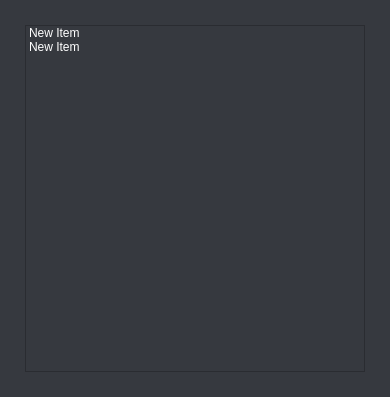
<?xml version="1.0" encoding="UTF-8"?>
<ui version="4.0">
 <class>MainWindow</class>
 <widget class="QMainWindow" name="MainWindow">
  <property name="geometry">
   <rect>
    <x>0</x>
    <y>0</y>
    <width>390</width>
    <height>397</height>
   </rect>
  </property>
  <property name="windowTitle">
   <string>MainWindow</string>
  </property>
  <property name="styleSheet">
   <string notr="true">/*-----QWidget-----*/
QWidget
{
	background-color: #36393f;
	color: #ffffff;
	border-color: #051a39;
	font:  10px &quot;Verdana&quot;;

}

QWidget#main_frame{
border: 1px solid #fd8008;
}

/*-----QLabel-----*/
QLabel
{
	background-color: transparent;
	color: #ffffff;

}


QLabel::disabled
{
	background-color: transparent;
	color: #656565;

}


/*-----QMenuBar-----*/
QMenuBar
{
	background-color: #36393f;
	color: #ffffff;
	border-color: #051a39;

}


QMenuBar::disabled
{
	background-color: #404040;
	color: #656565;
	border-color: #051a39;

}


QMenuBar::item
{
    background-color: transparent;

}


QMenuBar::item:selected
{
    background-color: #fd8008;
    border: 1px solid #41cd52;

}


QMenuBar::item:pressed
{
    background-color: #b55d00;
    border: 1px solid #000;
    margin-bottom: -1px;
    padding-bottom: 1px;

}


/*-----QMenu-----*/
QMenu
{
    background-color: #36393f;
    border: 1px solid;
    color: #ffffff;

}


QMenu::separator
{
    height: 1px;
    background-color: #ff9500;
    color: #ffffff;
    padding-left: 4px;
    margin-left: 10px;
    margin-right: 5px;

}


QMenu::item
{
    min-width : 150px;
    padding: 3px 20px 3px 20px;

}


QMenu::item:selected
{
    background-color: #b55d00;
    color: #ffffff;

}


QMenu::item:disabled
{
    color: #262626;
}


/*-----QToolTip-----*/
QToolTip
{
	border : 1px solid #000000;
	background-color: #26264f;
	color: #ffffff;
	border-color: #051a39;

}



/*-----QPushButton-----*/
QPushButton
{
	background-color: #fd8008;
	color: #000000;
	font-weight: 600;
	border-style: solid;
	border-width: 1px;
	border-radius: 3px;
	border-color: #051a39;
	padding: 5px;

}


QPushButton::disabled
{
	background-color: #404040;
	color: #656565;
	border-color: #051a39;

}


QPushButton::hover
{
	background-color: #ff9d00;
	color: #ffffff;
	border-style: solid;
	border-width: 1px;
	border-radius: 3px;
	border-color: #051a39;
	padding: 5px;

}


QPushButton::pressed
{
	background-color: #b55d00;
	color: #ffffff;
	border-style: solid;
	border-width: 1px;
	border-radius: 3px;
	border-color: #051a39;
	padding: 5px;

}


/*-----QToolButton-----*/
QToolButton
{
	background-color: #fd8008;
	color: #ffffff;
	border-width: 1px;
	border-radius: 3px;
	border-color: #051a39;
	padding: 3px;

}


QToolButton::disabled
{
	background-color: #404040;
	color: #656565;
	border-color: #051a39;

}


QToolButton::hover
{
	background-color: #ff9d00;
	color: #ffffff;
	border-width: 1px;
	border-radius: 3px;
	border-color: #051a39;
	padding: 3px;

}


QToolButton::pressed
{
	background-color: #b55d00;
	color: #ffffff;
	border-width: 1px;
	border-radius: 3px;
	border-color: #051a39;
	padding: 3px;

}


/*-----QComboBox-----*/
QComboBox
{
   
    border: 1px solid;
	border-color:#262626;
    border-radius: 3px;
    padding-left: 6px;
    color: #ffffff;
    height: 20px;

}


QComboBox::disabled
{
	background-color: #404040;
	color: #656565;
	border-color: #051a39;

}


QComboBox:hover
{
    background-color: #ff9d00;

}


QComboBox:on
{
    background-color: #b55d00;

}


QComboBox QAbstractItemView
{
    background-color: #383838;
    color: #ffffff;
    border: 1px solid black;
    selection-background-color: #b55d00;
    selection-color: #ffffff;
    outline: 0;

}

QComboBox::down-arrow
{
    image: url(icons:arrow-down.svg);
    width: 8px;
    height: 8px;
}



QComboBox::drop-down
{
    subcontrol-origin: padding;
    subcontrol-position: top right;
    width: 15px;
    border-left-width: 0px;
    border-left-color: darkgray;
    border-left-style: solid; 
    border-top-right-radius: 3px; 
    border-bottom-right-radius: 3px;

}






/*-----QSpinBox &amp; QDoubleSpinBox &amp; QDateTimeEdit-----*/
QSpinBox, 
QDoubleSpinBox,
QDateTimeEdit
{
	background-color: #525251;
	color: #ffffff;
	border: 1px solid #051a39;
	border-radius: 3px;
	padding : 2px;

}


QSpinBox::disabled, 
QDoubleSpinBox::disabled,
QDateTimeEdit::disabled
{
	background-color: #404040;
	color: #656565;
	border-color: #051a39;

}


QSpinBox:hover, 
QDoubleSpinBox::hover,
QDateTimeEdit::hover
{
    background-color: #626262;
    border: 1px solid #fd8008;
    color:  #fff;
    padding: 2px

}


QSpinBox::up-button, QSpinBox::down-button,
QDoubleSpinBox::up-button, QDoubleSpinBox::down-button,
QDateTimeEdit::up-button, QDateTimeEdit::down-button
{
    background-color: #fd8008;
	border-radius: 2px;

}


QSpinBox::disabled, 
QDoubleSpinBox::disabled,
QDateTimeEdit::disabled
{
	background-color: #404040;
	color: #656565;
	border-color: #051a39;

}


QSpinBox::up-button:hover, QSpinBox::down-button:hover,
QDoubleSpinBox::up-button:hover, QDoubleSpinBox::down-button:hover,
QDateTimeEdit::up-button:hover, QDateTimeEdit::down-button:hover
{
    background-color: #ff9d00;
    border: 1px solid #ff9d00;

}


QSpinBox::up-button:disabled, QSpinBox::down-button:disabled,
QDoubleSpinBox::up-button:disabled, QDoubleSpinBox::down-button:disabled,
QDateTimeEdit::up-button:disabled, QDateTimeEdit::down-button:disabled
{
	background-color: #404040;
	color: #656565;
	border-color: #051a39;

}


QSpinBox::up-button:pressed, QSpinBox::down-button:pressed,
QDoubleSpinBox::up-button:pressed, QDoubleSpinBox::down-button::pressed,
QDateTimeEdit::up-button:pressed, QDateTimeEdit::down-button::pressed
{
    background-color: #b55d00;
    border: 1px solid #b55d00;

}



QSpinBox::down-arrow,
QDoubleSpinBox::down-arrow,
QDateTimeEdit::down-arrow
{
    image: url(icons:arrow-down.svg);
    width: 7px;

}


QSpinBox::up-arrow,
QDoubleSpinBox::up-arrow,
QDateTimeEdit::up-arrow
{
    image: url(icons:arrow-up.svg);
    width: 7px;

}



/*-----QLineEdit-----*/
QLineEdit
{
	background-color: #525251;
	color: #ffffff;
	border-width: 1px;
	border-radius: 3px;
	border-color: #051a39;
	padding: 2px;

}


QLineEdit::disabled
{
	background-color: #404040;
	color: #656565;
	border-width: 1px;
	border-radius: 3px;
	border-color: #051a39;
	padding: 2px;

}


/*-----QTextEdit-----*/
QTextEdit
{
	/* background-color: rgb(18, 18, 18); */
	color: #cecece;
	border-color: #051a39;

}


QTextEdit::disabled
{
	background-color: #404040;
	color: #656565;
	border-color: #051a39;

}


/*-----QGroupBox-----*/
QGroupBox 
{
    border: 1px solid;
    border-color: #fd8008;
    margin-top: 22px;
	font-weight: 600;

}


QGroupBox::title  
{
    background-color: #fd8008;
    color: #000000;
	font-size: 6pt;
	font-weight: 600;
    subcontrol-origin: margin;
    subcontrol-position: top left;
    padding: 5px;
	border-top-left-radius: 3px;
	border-top-right-radius: 3px;

}


QGroupBox::title::disabled
{
	background-color: #404040;
	color: #656565;
    subcontrol-origin: margin;
    subcontrol-position: top left;
    padding: 5px;
	border-top-left-radius: 3px;
	border-top-right-radius: 3px;

}


/*-----QRadioButton-----*/
QRadioButton::indicator::unchecked
{ 
	border: 2px inset gray; 
	border-radius: 5px; 
	background-color:  #fff;
	width: 9px; 
	height: 9px; 

}


QRadioButton::indicator::unchecked:hover
{ 
	border: 2px solid #fd8008; 
	border-radius: 5px; 
	background-color:  #fff;
	width: 9px; 
	height: 9px; 

}


QRadioButton::indicator::checked
{ 
	border: 2px inset darkgray; 
	border-radius: 5px; 
	background-color: #b55d00; 
	width: 9px; 
	height: 9px; 

}


QRadioButton::disabled
{
	color: #656565;

}


QRadioButton::indicator:disabled
{
	background-color: #656565;
	color: #656565;
    border: 2px solid #656565;

}


/*-----QTableView &amp; QTableWidget-----*/
QTableView
{
    background-color: #242526;
    border: 1px solid #32414B;
    color: #f0f0f0;
    gridline-color: #ff9900;
    outline : 0;

}


QTableView::disabled
{
    background-color: #242526;
    border: 1px solid #32414B;
    color: #656565;
    gridline-color: #656565;
    outline : 0;

}


QTableView::item:hover 
{
    background-color: #26264f;
    color: #f0f0f0;

}


QTableView::item:selected 
{
    background-color: #1a1b1c;
    border: 2px solid #b55d00;
    color: #F0F0F0;

}


QTableView::item:selected:disabled
{
    background-color: #1a1b1c;
    border: 2px solid #525251;
    color: #656565;

}


QTableCornerButton::section
{
    background-color: #505050;
    color: #fff;

}


QHeaderView::section
{
    background-color: #525251;
    color: #fff;
    text-align: left;
	padding: 4px;
	
}


QHeaderView::section:disabled
{
    background-color: #525251;
    color: #656565;

}


QHeaderView::section:checked
{
    color: #fff;
    background-color: #b55d00;

}


QHeaderView::section:checked:disabled
{
    color: #656565;
    background-color: #525251;

}


QHeaderView::section::vertical::first,
QHeaderView::section::vertical::only-one
{
    border-top: 1px solid #353635;

}


QHeaderView::section::vertical
{
    border-top: 1px solid #353635;

}


QHeaderView::section::horizontal::first,
QHeaderView::section::horizontal::only-one
{
    border-left: 1px solid #353635;

}


QHeaderView::section::horizontal
{
    border-left: 1px solid #353635;

}


/*-----QTabWidget-----*/
QTabBar::tab
{
	background-color: #fd8008;
    color: #767676;
	font-weight: 600;
	padding:5px;
	subcontrol-origin: margin;
    subcontrol-position: top left;
	border-top-left-radius: 3px;
	border-top-right-radius: 3px;

}


QTabBar::tab:disabled
{
	background-color: #404040;
	color: #656565;
	subcontrol-origin: margin;
    subcontrol-position: top left;
	border-top-left-radius: 3px;
	border-top-right-radius: 3px;

}


QTabWidget::pane 
{
	border: 1px solid;
    border-color: #fd8008;

}

QTabBar::tab:selected
{
    background-color: #fd8008;
    color: #000000;
	font-weight: 600;
	subcontrol-origin: margin;
    subcontrol-position: top left;
	border-top-left-radius: 3px;
	border-top-right-radius: 3px;
}


QTabBar::tab:selected:disabled
{
	background-color: #404040;
	color: #656565;

}


QTabBar::tab:!selected 
{
    background-color: #262626;

}


QTabBar::tab:!selected:hover 
{
    background-color: #ff9d00;
	color: #000;

}


QTabBar::tab:top:selected 
{
    border-bottom-color: none;

}


QTabBar::tab:bottom:selected 
{
    border-top-color: none;

}



QTabBar::tab:left:selected 
{
    border-left-color: none;

}


QTabBar::tab:right:selected 
{
    border-right-color: none;

}


QTabBar::tab:left:last, QTabBar::tab:right:last,
QTabBar::tab:left:only-one, QTabBar::tab:right:only-one 
{
    margin-bottom: 0;

}


/*-----QSlider-----*/
QSlider::groove:horizontal 
{
	background-color: transparent;
	height: 5px;

}


QSlider::sub-page:horizontal 
{
	background-color: #fd8008;

}


QSlider::add-page:horizontal 
{
	background-color: #666765;

}


QSlider::handle:horizontal 
{
	background-color: #fd8008;
	width: 14px;
	margin-top: -6px;
	margin-bottom: -6px;
	border-radius: 3px;

}


QSlider::handle:horizontal:hover 
{
	background-color: #fd8008;
	border-radius: 3px;

}


QSlider::sub-page:horizontal:disabled 
{
	background-color: #bbb;
	border-color: #999;

}


QSlider::add-page:horizontal:disabled 
{
	background-color: #eee;
	border-color: #999;

}


QSlider::handle:horizontal:disabled 
{
	background-color: #eee;
	border: 1px solid #aaa;
	border-radius: 3px;

}


QSlider::groove:vertical 
{
	background-color: transparent;
	width: 5px;

}


QSlider::sub-page:vertical 
{
	background-color: #fd8008;

}


QSlider::add-page:vertical 
{
	background-color: #666765;

}


QSlider::handle:vertical 
{
	background-color: #fd8008;
	height: 14px;
	margin-left: -6px;
	margin-right: -6px;
	border-radius: 3px;

}


QSlider::handle:vertical:hover 
{
	background-color: #fd8008;
	border-radius: 3px;

}


QSlider::sub-page:vertical:disabled 
{
	background-color: #bbb;
	border-color: #999;

}


QSlider::add-page:vertical:disabled 
{
	background-color: #eee;
	border-color: #999;

}


QSlider::handle:vertical:disabled 
{
	background-color: #eee;
	border: 1px solid #aaa;
	border-radius: 3px;

}


/*-----QDial-----*/
QDial
{
	background-color: #fd8008;

}


QDial::disabled
{
	background-color: #404040;

}

/*-----QScrollBar-----*/
QScrollBar:horizontal
{
    border: 1px solid #222222;
    background-color: #3d3d3d;
    height: 13px;
    margin: 0px 16px 0 16px;

}


QScrollBar::handle:horizontal
{
    background: #fd8008;
    min-height: 20px;

}


QScrollBar::add-line:horizontal
{
    border: 1px solid #1b1b19;
    background-color: #fd8008;
    width: 14px;
    subcontrol-position: right;
    subcontrol-origin: margin;

}


QScrollBar::sub-line:horizontal
{
    border: 1px solid #1b1b19;
    background-color: #fd8008;
    width: 14px;
    subcontrol-position: left;
    subcontrol-origin: margin;

}


QScrollBar::right-arrow:horizontal
{
    image: url(icons:arrow-right.svg);
    width: 6px;
    height: 6px;

}


QScrollBar::left-arrow:horizontal
{
    image: url(icons:arrow-left.svg);
    width: 6px;
    height: 6px;

}


QScrollBar::add-page:horizontal, QScrollBar::sub-page:horizontal
{
    background: none;

}


QScrollBar:vertical
{
    background-color: #3d3d3d;
    width: 13px;
    margin: 16px 0 16px 0;
    border: 1px solid #222222;

}


QScrollBar::handle:vertical
{
    background-color: #fd8008;
    min-height: 20px;

}


QScrollBar::add-line:vertical
{
    border: 1px solid #1b1b19;
    background-color: #fd8008;
    height: 14px;
    subcontrol-position: bottom;
    subcontrol-origin: margin;

}


QScrollBar::sub-line:vertical
{
    border: 1px solid #1b1b19;
    background-color: #fd8008;
    height: 14px;
    subcontrol-position: top;
    subcontrol-origin: margin;

}


QScrollBar::add-page:vertical, QScrollBar::sub-page:vertical
{
    background: none;

}


QScrollBar::up-arrow:vertical
{
    image: url(icons:arrow-up.svg);
    width: 6px;
    height: 6px;

}


QScrollBar::down-arrow:vertical
{
    image: url(icons:arrow-down.svg);
    width: 6px;
    height: 6px;

}

/*-----QProgressBar-----*/
QProgressBar
{
    border: 1px solid #222222;
    background-color: #3d3d3d;
    text-align: center;
    color: #ffffff;
    font-size: 8px;
    /* font-weight: bold; */
    padding: 1px;
    border-radius: 3px;
}
QProgressBar::chunk
{
    background-color: #fd8008;
}
</string>
  </property>
  <widget class="QWidget" name="centralwidget">
   <layout class="QVBoxLayout" name="verticalLayout">
    <item>
     <layout class="QVBoxLayout" name="verticalLayout_2">
      <property name="leftMargin">
       <number>16</number>
      </property>
      <property name="topMargin">
       <number>16</number>
      </property>
      <property name="rightMargin">
       <number>16</number>
      </property>
      <property name="bottomMargin">
       <number>16</number>
      </property>
      <item>
       <widget class="QListWidget" name="listWidget">
        <item>
         <property name="text">
          <string>New Item</string>
         </property>
        </item>
        <item>
         <property name="text">
          <string>New Item</string>
         </property>
        </item>
       </widget>
      </item>
     </layout>
    </item>
   </layout>
  </widget>
 </widget>
 <resources/>
 <connections/>
</ui>
